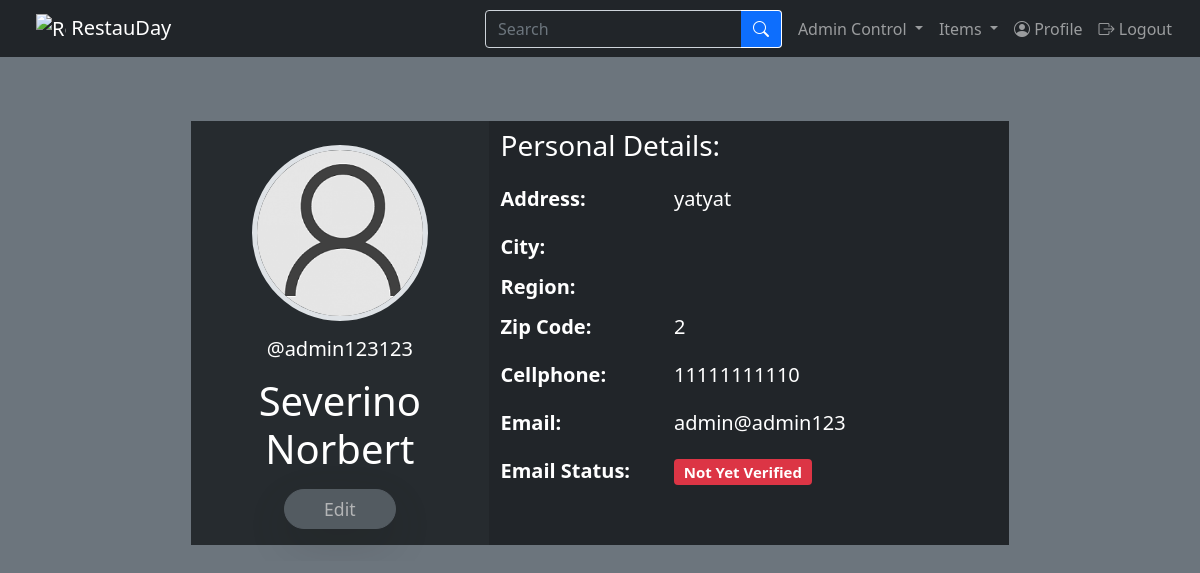
/php/profile.php (signed in), run on the app's committed database.
### tables this page shows
CREATE TABLE `tbl_users` (
  `id` int(25) NOT NULL COMMENT 'int(25)',
  `first_name` varchar(255) NOT NULL COMMENT 'varchar(255)',
  `last_name` varchar(255) NOT NULL COMMENT 'varchar(255)',
  `username` varchar(255) NOT NULL COMMENT 'varchar(255)',
  `address` varchar(255) NOT NULL COMMENT 'varchar(255)',
  `city` varchar(255) NOT NULL COMMENT 'varchar(255)',
  `region` varchar(255) NOT NULL COMMENT 'varchar(255)',
  `zip_code` int(25) NOT NULL COMMENT 'int(25)',
  `password` varchar(255) NOT NULL COMMENT 'varchar(255)',
  `email` varchar(255) NOT NULL COMMENT 'varchar(255)',
  `phone_number` varchar(255) NOT NULL COMMENT 'varchar(255)',
  `profile_picture` varchar(255) NOT NULL DEFAULT 'default.png' COMMENT 'varchar(255)',
  `user_type` varchar(255) NOT NULL COMMENT 'varchar(255)',
  `validated` varchar(255) NOT NULL DEFAULT 'no' COMMENT 'varchar(255)'
);

### php/profile.php (the view, shortened to what this page needs)
<?php
    include_once("../inc/database.php");
    @$id = $_GET["id"];
    if(empty($id)) {
        $id = $_SESSION['userId'];
    }
    $querySelectInfoUser = "SELECT * FROM tbl_users WHERE id = $id";
    $executeQuerySelectInfoUser = mysqli_query($con, $querySelectInfoUser);
    $userInfo = mysqli_fetch_assoc($executeQuerySelectInfoUser);
    $userId = $userInfo["id"];
    $userType = $userInfo["user_type"];
    $userProfilePicture = $userInfo["profile_picture"];
    $userFirstName = $userInfo["first_name"];
    $userLastName = $userInfo["last_name"];
    $userEmail = $userInfo["email"];
    $userUsername = $userInfo["username"];
    $userAddress = $userInfo["address"];
    $userCity = $userInfo["city"];
    $userRegion = $userInfo["region"];
    $userZipCode = $userInfo["zip_code"];
    $userPhoneNumber = $userInfo["phone_number"];
    $userValidated = $userInfo["validated"];
?>
<!doctype html>
<html lang="en">
    <head>
        <link href="../bootstrap/css/bootstrap.min.css" rel="stylesheet">
        <link rel="stylesheet" href="../bootstrap-icons/bootstrap-icons.css">
        <link href="../bootstrap/local_css/stylesheet.css" rel="stylesheet">
    </head>
    <body class="d-grid gap-5 bg-secondary">
        <?php include_once("../inc/navBar.php"); ?>
        <div class="container p-3 mb-2 text-white w-75 overflow-auto">
            <div class="row justify-content-center text-break">
                <div class="col-4 text-center border-end-0 bg-normal-92">
                    <img src="<?php echo "../img/profile/$userProfilePicture"?>" class="img-fluid rounded-circle mx-auto d-block mt-4 profile-picture border border-5" alt="Picture Unavailable">
                    <p class="mt-3 mb-3 h5">@<?php echo $userUsername?></p>
                    <p class="m-0 display-6"><?php echo $userFirstName?></p>
                    <p class="display-6"><?php echo $userLastName?></p>
                    <?php
                        if($userType == "admin") {
                          echo "
                          <div class='col text-center'>
                              <a class='btn btn-secondary mb-3 rounded-pill shadow-lg disabled' href='profileEdit.php?id=<?php echo $userId ?>' role='button' style='width: 7rem; font-size: 1.1rem;'>Edit</a>
                          </div>
                          ";
                        } elseif($userId != $_SESSION['userId']) {
                          echo "
                          <div class='col text-center'>
                              <a class='btn btn-secondary mb-3 rounded-pill shadow-lg disabled' href='profileEdit.php?id=<?php echo $userId ?>' role='button' style='width: 7rem; font-size: 1.1rem;'>Edit</a>
                          </div>
                          ";
                        } else {
                          echo "
                              <div class='col text-center'>
                                  <a class='btn btn-secondary mb-3 rounded-pill shadow-lg' href='profileEdit.php?id=<?php echo $userId ?>' role='button' style='width: 7rem; font-size: 1.1rem;'>Edit</a>
                              </div>
                          ";
                        }
                    ?>
                </div>
                <div class="col-7 border-end-0 bg-dark">
                    <p class="h3 mt-2">Personal Details:</p>
                    <div>
                        <dl class="row h5">
                            <dt class="col-sm-4 mt-3">Address: </dt>
                            <dd class="col-sm-8 mt-3"><?php echo $userAddress?></dd>
                            <dt class="col-sm-4 mt-3">City: </dt>
                            <dd class="col-sm-8 mt-3"><?php echo $userCity?></dd>
                            <dt class="col-sm-4 mt-3">Region: </dt>
                            <dd class="col-sm-8 mt-3"><?php echo $userRegion?></dd>
                            <dt class="col-sm-4 mt-3">Zip Code: </dt>
                            <dd class="col-sm-8 mt-3"><?php echo $userZipCode?></dd>
                            <dt class="col-sm-4 mt-3">Cellphone: </dt>
                            <dd class="col-sm-8 mt-3"><?php echo $userPhoneNumber?></dd>
                            <dt class="col-sm-4 mt-3">Email: </dt>
                            <dd class="col-sm-8 mt-3"><?php echo $userEmail?></dd>
                            <dt class="col-sm-4 mt-3">Email Status: </dt>
                            <dd class="col-sm-8 mt-3 text-light"><?php echo $userValidated == 'yes' ? '<span class="badge bg-success">Verified</span>' : '<span class="badge bg-danger">Not Yet Verified</span>' ?></dd>
                        </dl>
                    </div>
        </div>
    </body>
</html>

### data on the page
tbl_users: profile_picture (placeholder picture), username "admin123123", first_name "Severino", last_name "Norbert", address "yatyat", zip_code "2", phone_number "11111111110", email "admin@admin123"
